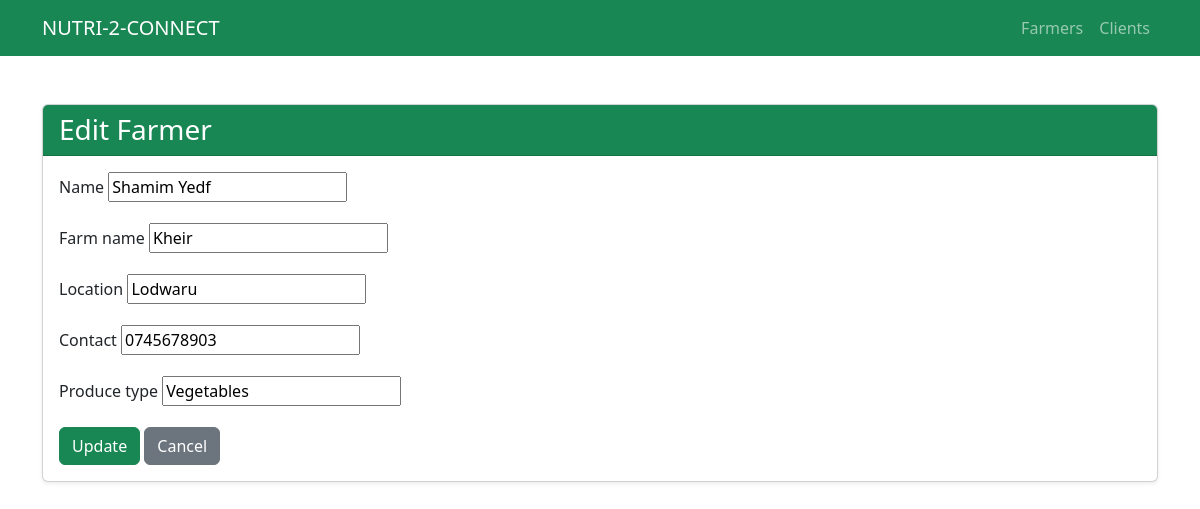
Screenshot of /farmers/1/edit/ with the database file from the repository.
### nutriconnect/models.py (models this page shows, shortened)
class Farmer(models.Model):
    name = models.CharField(max_length=100)
    farm_name = models.CharField(max_length=100)
    location = models.CharField(max_length=100)
    contact = models.CharField(max_length=15)
    produce_type = models.CharField(max_length=100)

### nutriconnect/views.py (the view)
# urls.py: path('farmers/<int:id>/edit/', views.farmer_update, name='farmer_update'),
def farmer_update(request, id):
    farmer = get_object_or_404(Farmer, id=id)
    form = FarmerForm(request.POST or None, instance=farmer)
    if form.is_valid():
        form.save()
        return redirect('farmer_list')
    return render(request, 'nutriconnect/farmer_form.html', {'form': form})

### nutriconnect/forms.py
class FarmerForm(forms.ModelForm):
    class Meta:
        model = Farmer
        fields = '__all__'  # include all fields

### nutriconnect/templates/nutriconnect/farmer_form.html (shortened to what this page needs)
<!DOCTYPE html>
<html lang="en">
<head>
    <link href="https://cdn.jsdelivr.net/npm/bootstrap@5.3.0/dist/css/bootstrap.min.css" rel="stylesheet">
</head>
<body>
<nav class="navbar navbar-expand-lg navbar-dark bg-success">
    <div class="container">
        <a class="navbar-brand" href="{% url 'home' %}">NUTRI-2-CONNECT</a>
        <div class="collapse navbar-collapse">
            <ul class="navbar-nav ms-auto">
                <li class="nav-item"><a class="nav-link" href="{% url 'farmer_list' %}">Farmers</a></li>
                <li class="nav-item"><a class="nav-link" href="{% url 'client_list' %}">Clients</a></li>
            </ul>
        </div>
    </div>
</nav>
<div class="container mt-5">
    <div class="card shadow-sm">
        <div class="card-header bg-success text-white">
            <h3 class="mb-0">{% if form.instance.pk %}Edit Farmer{% else %}Add New Farmer{% endif %}</h3>
        </div>
        <div class="card-body">
            <form method="post" novalidate>
                {% for field in form %}
                    <div class="mb-3">
                        <label class="form-label">{{ field.label }}</label>
                        {{ field }}
                    </div>
                {% endfor %}
                <button type="submit" class="btn btn-success">{% if form.instance.pk %}Update{% else %}Create{% endif %}</button>
                <a href="{% url 'farmer_list' %}" class="btn btn-secondary">Cancel</a>
            </form>
        </div>
    </div>
</div>
</body>
</html>

### rows the page displays
Farmer: form "Shamim Yedf" "Kheir" "Lodwaru" "0745678903" "Vegetables"

### other values shown
{{ field.label }} "Name" "Farm name" "Location" "Contact" "Produce type"
